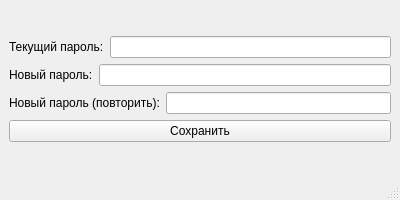
<?xml version="1.0" encoding="UTF-8"?>
<ui version="4.0">
 <class>Change</class>
 <widget class="QMainWindow" name="Change">
  <property name="geometry">
   <rect>
    <x>0</x>
    <y>0</y>
    <width>400</width>
    <height>200</height>
   </rect>
  </property>
  <property name="windowTitle">
   <string>Смена пароля</string>
  </property>
  <widget class="QWidget" name="centralwidget">
   <layout class="QVBoxLayout" name="verticalLayout_2">
    <item>
     <layout class="QVBoxLayout" name="verticalLayout">
      <item>
       <layout class="QHBoxLayout" name="horizontalLayout">
        <item>
         <widget class="QLabel" name="current_password_label">
          <property name="text">
           <string>Текущий пароль:</string>
          </property>
         </widget>
        </item>
        <item>
         <widget class="QLineEdit" name="current_password_edit"/>
        </item>
       </layout>
      </item>
      <item>
       <layout class="QHBoxLayout" name="horizontalLayout_2">
        <item>
         <widget class="QLabel" name="new_password_label">
          <property name="text">
           <string>Новый пароль:</string>
          </property>
         </widget>
        </item>
        <item>
         <widget class="QLineEdit" name="new_password_edit"/>
        </item>
       </layout>
      </item>
      <item>
       <layout class="QHBoxLayout" name="horizontalLayout_3">
        <item>
         <widget class="QLabel" name="control_password_label">
          <property name="text">
           <string>Новый пароль (повторить):</string>
          </property>
         </widget>
        </item>
        <item>
         <widget class="QLineEdit" name="control_password_edit"/>
        </item>
       </layout>
      </item>
      <item>
       <layout class="QVBoxLayout" name="verticalLayout_3">
        <item>
         <widget class="QPushButton" name="save_button">
          <property name="text">
           <string>Сохранить</string>
          </property>
         </widget>
        </item>
       </layout>
      </item>
     </layout>
    </item>
   </layout>
  </widget>
  <widget class="QMenuBar" name="menubar">
   <property name="geometry">
    <rect>
     <x>0</x>
     <y>0</y>
     <width>400</width>
     <height>22</height>
    </rect>
   </property>
  </widget>
  <widget class="QStatusBar" name="statusbar"/>
 </widget>
 <resources/>
 <connections/>
</ui>
